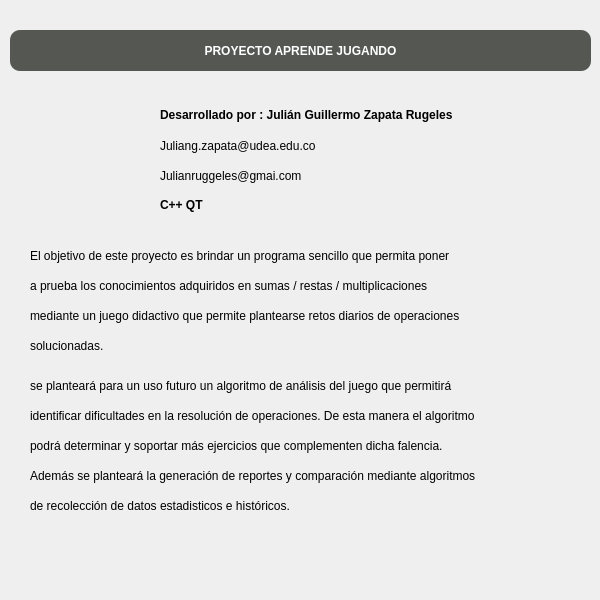
<?xml version="1.0" encoding="UTF-8"?>
<ui version="4.0">
 <class>Informacion</class>
 <widget class="QWidget" name="Informacion">
  <property name="geometry">
   <rect>
    <x>0</x>
    <y>0</y>
    <width>600</width>
    <height>600</height>
   </rect>
  </property>
  <property name="minimumSize">
   <size>
    <width>600</width>
    <height>600</height>
   </size>
  </property>
  <property name="maximumSize">
   <size>
    <width>600</width>
    <height>600</height>
   </size>
  </property>
  <property name="windowTitle">
   <string>Form</string>
  </property>
  <widget class="QLabel" name="label">
   <property name="geometry">
    <rect>
     <x>20</x>
     <y>90</y>
     <width>121</width>
     <height>131</height>
    </rect>
   </property>
   <property name="styleSheet">
    <string notr="true">border-image: url(:/recursos/julian.jpeg);
border-radius:20px;</string>
   </property>
   <property name="text">
    <string/>
   </property>
  </widget>
  <widget class="QLabel" name="label_2">
   <property name="geometry">
    <rect>
     <x>10</x>
     <y>30</y>
     <width>581</width>
     <height>41</height>
    </rect>
   </property>
   <property name="styleSheet">
    <string notr="true">color:white;
background-color: rgb(85, 87, 83);
font:bold;
border-radius:10px;</string>
   </property>
   <property name="text">
    <string>PROYECTO APRENDE JUGANDO</string>
   </property>
   <property name="alignment">
    <set>Qt::AlignCenter</set>
   </property>
  </widget>
  <widget class="QLabel" name="label_3">
   <property name="geometry">
    <rect>
     <x>160</x>
     <y>100</y>
     <width>421</width>
     <height>31</height>
    </rect>
   </property>
   <property name="text">
    <string>&lt;html&gt;&lt;head/&gt;&lt;body&gt;&lt;p&gt;&lt;span style=&quot; font-weight:600;&quot;&gt;Desarrollado por : Julián Guillermo Zapata Rugeles&lt;/span&gt;&lt;/p&gt;&lt;/body&gt;&lt;/html&gt;</string>
   </property>
  </widget>
  <widget class="QLabel" name="label_4">
   <property name="geometry">
    <rect>
     <x>160</x>
     <y>130</y>
     <width>421</width>
     <height>31</height>
    </rect>
   </property>
   <property name="text">
    <string>Juliang.zapata@udea.edu.co</string>
   </property>
  </widget>
  <widget class="QLabel" name="label_5">
   <property name="geometry">
    <rect>
     <x>160</x>
     <y>160</y>
     <width>421</width>
     <height>31</height>
    </rect>
   </property>
   <property name="text">
    <string>Julianruggeles@gmai.com</string>
   </property>
  </widget>
  <widget class="QLabel" name="label_6">
   <property name="geometry">
    <rect>
     <x>160</x>
     <y>190</y>
     <width>421</width>
     <height>31</height>
    </rect>
   </property>
   <property name="text">
    <string>&lt;html&gt;&lt;head/&gt;&lt;body&gt;&lt;p&gt;&lt;span style=&quot; font-weight:600;&quot;&gt;C++ QT &lt;/span&gt;&lt;/p&gt;&lt;/body&gt;&lt;/html&gt;</string>
   </property>
  </widget>
  <widget class="QLabel" name="label_7">
   <property name="geometry">
    <rect>
     <x>30</x>
     <y>240</y>
     <width>551</width>
     <height>31</height>
    </rect>
   </property>
   <property name="text">
    <string>El objetivo de este proyecto es brindar un programa sencillo que permita poner</string>
   </property>
  </widget>
  <widget class="QLabel" name="label_8">
   <property name="geometry">
    <rect>
     <x>30</x>
     <y>270</y>
     <width>551</width>
     <height>31</height>
    </rect>
   </property>
   <property name="text">
    <string>a prueba los conocimientos adquiridos en sumas / restas / multiplicaciones </string>
   </property>
  </widget>
  <widget class="QLabel" name="label_9">
   <property name="geometry">
    <rect>
     <x>30</x>
     <y>300</y>
     <width>551</width>
     <height>31</height>
    </rect>
   </property>
   <property name="text">
    <string>mediante un juego didactivo que permite plantearse retos diarios de operaciones</string>
   </property>
  </widget>
  <widget class="QLabel" name="label_10">
   <property name="geometry">
    <rect>
     <x>30</x>
     <y>330</y>
     <width>551</width>
     <height>31</height>
    </rect>
   </property>
   <property name="text">
    <string>solucionadas. </string>
   </property>
  </widget>
  <widget class="QLabel" name="label_11">
   <property name="geometry">
    <rect>
     <x>30</x>
     <y>370</y>
     <width>551</width>
     <height>31</height>
    </rect>
   </property>
   <property name="text">
    <string>se planteará para un uso futuro un algoritmo de análisis del juego que permitirá</string>
   </property>
  </widget>
  <widget class="QLabel" name="label_12">
   <property name="geometry">
    <rect>
     <x>30</x>
     <y>400</y>
     <width>561</width>
     <height>31</height>
    </rect>
   </property>
   <property name="text">
    <string>identificar dificultades en la resolución de operaciones. De esta manera el algoritmo</string>
   </property>
  </widget>
  <widget class="QLabel" name="label_13">
   <property name="geometry">
    <rect>
     <x>30</x>
     <y>430</y>
     <width>551</width>
     <height>31</height>
    </rect>
   </property>
   <property name="text">
    <string>podrá determinar y soportar más ejercicios que complementen dicha falencia.</string>
   </property>
  </widget>
  <widget class="QLabel" name="label_14">
   <property name="geometry">
    <rect>
     <x>30</x>
     <y>460</y>
     <width>561</width>
     <height>31</height>
    </rect>
   </property>
   <property name="text">
    <string>Además se planteará la generación de reportes y comparación mediante algoritmos</string>
   </property>
  </widget>
  <widget class="QLabel" name="label_15">
   <property name="geometry">
    <rect>
     <x>30</x>
     <y>490</y>
     <width>561</width>
     <height>31</height>
    </rect>
   </property>
   <property name="text">
    <string>de recolección de datos estadisticos e históricos.</string>
   </property>
  </widget>
  <zorder>label_2</zorder>
  <zorder>label</zorder>
  <zorder>label_3</zorder>
  <zorder>label_4</zorder>
  <zorder>label_5</zorder>
  <zorder>label_6</zorder>
  <zorder>label_7</zorder>
  <zorder>label_8</zorder>
  <zorder>label_9</zorder>
  <zorder>label_10</zorder>
  <zorder>label_11</zorder>
  <zorder>label_12</zorder>
  <zorder>label_13</zorder>
  <zorder>label_14</zorder>
  <zorder>label_15</zorder>
 </widget>
 <resources/>
 <connections/>
</ui>
